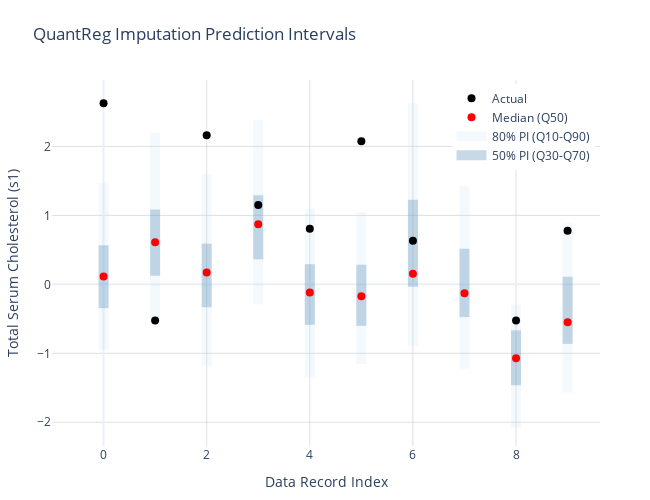

This figure's notebook cell:
### Markdown cell above
## Visualizing prediction intervals

One of the key advantages of quantile regression is its ability to provide prediction intervals that can adapt to different parts of the distribution.

### Code cell
# Create a prediction interval plot for the first 10 records
# Number of records to plot
n_records = 10

# Prepare data for plotting
records = list(range(n_records))
actuals = actual_values.iloc[:n_records, 0].values
medians = imputed_values[0.5].iloc[:n_records, 0].values
q30 = imputed_values[0.3].iloc[:n_records, 0].values
q70 = imputed_values[0.7].iloc[:n_records, 0].values
q10 = imputed_values[0.1].iloc[:n_records, 0].values
q90 = imputed_values[0.9].iloc[:n_records, 0].values

# Create the base figure
fig = go.Figure()

# Add 80% prediction interval (Q10-Q90)
for i in range(n_records):
    fig.add_trace(
        go.Scatter(
            x=[i, i],
            y=[q10[i], q90[i]],
            mode="lines",
            line=dict(width=10, color="rgba(173, 216, 230, 0.15)"),
            hoverinfo="none",
            showlegend=False,
        )
    )

# Add 50% prediction interval (Q30-Q70)
for i in range(n_records):
    fig.add_trace(
        go.Scatter(
            x=[i, i],
            y=[q30[i], q70[i]],
            mode="lines",
            line=dict(width=10, color="rgba(70, 130, 180, 0.3)"),
            hoverinfo="none",
            showlegend=False,
        )
    )

# Add actual values
fig.add_trace(
    go.Scatter(
        x=records,
        y=actuals,
        mode="markers",
        marker=dict(color="black", size=8),
        name="Actual",
    )
)

# Add median predictions
fig.add_trace(
    go.Scatter(
        x=records,
        y=medians,
        mode="markers",
        marker=dict(color="red", size=8),
        name="Median (Q50)",
    )
)

# Add dashed line for Q10
fig.add_trace(
    go.Scatter(
        x=[-1, -1],  # Dummy points for legend
        y=[0, 0],  # Dummy points for legend
        mode="lines",
        line=dict(color="rgba(173, 216, 230, 0.15)", width=10),
        name="80% PI (Q10-Q90)",
    )
)

# Add dashed line for Q30
fig.add_trace(
    go.Scatter(
        x=[-1, -1],  # Dummy points for legend
        y=[0, 0],  # Dummy points for legend
        mode="lines",
        line=dict(color="rgba(70, 130, 180, 0.3)", width=10),
        name="50% PI (Q30-Q70)",
    )
)

# Update layout with smaller width to fit in the book layout
fig.update_layout(
    title="QuantReg Imputation Prediction Intervals",
    xaxis=dict(
        title="Data Record Index",
        showgrid=True,
        gridwidth=1,
        gridcolor="rgba(211, 211, 211, 0.7)",
    ),
    yaxis=dict(
        title="Total Serum Cholesterol (s1)",
        showgrid=True,
        gridwidth=1,
        gridcolor="rgba(211, 211, 211, 0.7)",
    ),
    width=650,
    height=500,
    template="plotly_white",
    margin=dict(l=50, r=50, t=80, b=50),  # Adjust margins
    legend=dict(yanchor="top", y=0.99, xanchor="right", x=0.99),
)

fig.show()

### Figure 1 — Plotly figure (JSON) as saved in the notebook; plotly's stock layout.template omitted (floating-point values rounded to 4 significant figures)
{"data": [{"hoverinfo": "none", "line": {"color": "rgba(173, 216, 230, 0.15)", "width": 10}, "mode": "lines", "showlegend": false, "type": "scatter", "x": [0, 0], "y": [-0.9489, 1.468]}, {"hoverinfo": "none", "line": {"color": "rgba(173, 216, 230, 0.15)", "width": 10}, "mode": "lines", "showlegend": false, "type": "scatter", "x": [1, 1], "y": [-0.5467, 2.199]}, {"hoverinfo": "none", "line": {"color": "rgba(173, 216, 230, 0.15)", "width": 10}, "mode": "lines", "showlegend": false, "type": "scatter", "x": [2, 2], "y": [-1.177, 1.593]}, {"hoverinfo": "none", "line": {"color": "rgba(173, 216, 230, 0.15)", "width": 10}, "mode": "lines", "showlegend": false, "type": "scatter", "x": [3, 3], "y": [-0.2916, 2.385]}, {"hoverinfo": "none", "line": {"color": "rgba(173, 216, 230, 0.15)", "width": 10}, "mode": "lines", "showlegend": false, "type": "scatter", "x": [4, 4], "y": [-1.352, 1.096]}, {"hoverinfo": "none", "line": {"color": "rgba(173, 216, 230, 0.15)", "width": 10}, "mode": "lines", "showlegend": false, "type": "scatter", "x": [5, 5], "y": [-1.154, 1.044]}, {"hoverinfo": "none", "line": {"color": "rgba(173, 216, 230, 0.15)", "width": 10}, "mode": "lines", "showlegend": false, "type": "scatter", "x": [6, 6], "y": [-0.8848, 2.626]}, {"hoverinfo": "none", "line": {"color": "rgba(173, 216, 230, 0.15)", "width": 10}, "mode": "lines", "showlegend": false, "type": "scatter", "x": [7, 7], "y": [-1.223, 1.427]}, {"hoverinfo": "none", "line": {"color": "rgba(173, 216, 230, 0.15)", "width": 10}, "mode": "lines", "showlegend": false, "type": "scatter", "x": [8, 8], "y": [-2.079, -0.2927]}, {"hoverinfo": "none", "line": {"color": "rgba(173, 216, 230, 0.15)", "width": 10}, "mode": "lines", "showlegend": false, "type": "scatter", "x": [9, 9], "y": [-1.568, 0.8852]}, {"hoverinfo": "none", "line": {"color": "rgba(70, 130, 180, 0.3)", "width": 10}, "mode": "lines", "showlegend": false, "type": "scatter", "x": [0, 0], "y": [-0.3445, 0.5675]}, {"hoverinfo": "none", "line": {"color": "rgba(70, 130, 180, 0.3)", "width": 10}, "mode": "lines", "showlegend": false, "type": "scatter", "x": [1, 1], "y": [0.1248, 1.084]}, {"hoverinfo": "none", "line": {"color": "rgba(70, 130, 180, 0.3)", "width": 10}, "mode": "lines", "showlegend": false, "type": "scatter", "x": [2, 2], "y": [-0.3317, 0.5903]}, {"hoverinfo": "none", "line": {"color": "rgba(70, 130, 180, 0.3)", "width": 10}, "mode": "lines", "showlegend": false, "type": "scatter", "x": [3, 3], "y": [0.3628, 1.292]}, {"hoverinfo": "none", "line": {"color": "rgba(70, 130, 180, 0.3)", "width": 10}, "mode": "lines", "showlegend": false, "type": "scatter", "x": [4, 4], "y": [-0.587, 0.292]}, {"hoverinfo": "none", "line": {"color": "rgba(70, 130, 180, 0.3)", "width": 10}, "mode": "lines", "showlegend": false, "type": "scatter", "x": [5, 5], "y": [-0.6017, 0.2845]}, {"hoverinfo": "none", "line": {"color": "rgba(70, 130, 180, 0.3)", "width": 10}, "mode": "lines", "showlegend": false, "type": "scatter", "x": [6, 6], "y": [-0.03426, 1.226]}, {"hoverinfo": "none", "line": {"color": "rgba(70, 130, 180, 0.3)", "width": 10}, "mode": "lines", "showlegend": false, "type": "scatter", "x": [7, 7], "y": [-0.475, 0.517]}, {"hoverinfo": "none", "line": {"color": "rgba(70, 130, 180, 0.3)", "width": 10}, "mode": "lines", "showlegend": false, "type": "scatter", "x": [8, 8], "y": [-1.462, -0.6666]}, {"hoverinfo": "none", "line": {"color": "rgba(70, 130, 180, 0.3)", "width": 10}, "mode": "lines", "showlegend": false, "type": "scatter", "x": [9, 9], "y": [-0.8634, 0.1114]}, {"marker": {"color": "black", "size": 8}, "mode": "markers", "name": "Actual", "type": "scatter", "x": [0, 1, 2, 3, 4, 5, 6, 7, 8, 9], "y": [2.625, -0.5242, 2.163, 1.152, 0.805, 2.076, 0.6316, 2.308, -0.5242, 0.7761]}, {"marker": {"color": "red", "size": 8}, "mode": "markers", "name": "Median (Q50)", "type": "scatter", "x": [0, 1, 2, 3, 4, 5, 6, 7, 8, 9], "y": [0.1141, 0.6115, 0.1732, 0.8734, -0.1186, -0.1722, 0.1548, -0.1276, -1.073, -0.5503]}, {"line": {"color": "rgba(173, 216, 230, 0.15)", "width": 10}, "mode": "lines", "name": "80% PI (Q10-Q90)", "type": "scatter", "x": [-1, -1], "y": [0, 0]}, {"line": {"color": "rgba(70, 130, 180, 0.3)", "width": 10}, "mode": "lines", "name": "50% PI (Q30-Q70)", "type": "scatter", "x": [-1, -1], "y": [0, 0]}], "layout": {"height": 500, "legend": {"x": 0.99, "xanchor": "right", "y": 0.99, "yanchor": "top"}, "margin": {"b": 50, "l": 50, "r": 50, "t": 80}, "title": {"text": "QuantReg Imputation Prediction Intervals"}, "width": 650, "xaxis": {"gridcolor": "rgba(211, 211, 211, 0.7)", "gridwidth": 1, "showgrid": true, "title": {"text": "Data Record Index"}}, "yaxis": {"gridcolor": "rgba(211, 211, 211, 0.7)", "gridwidth": 1, "showgrid": true, "title": {"text": "Total Serum Cholesterol (s1)"}}}}
